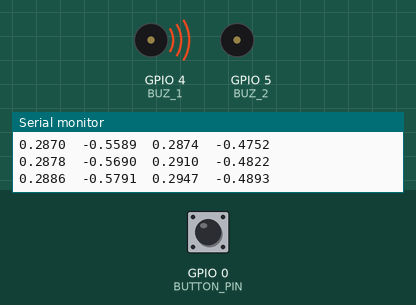
The sketch below on a simulated ESP32-S3. Shown: buzzer (waves = sounding, pin HIGH), the last lines printed to the serial monitor. The test bench sets the inputs (shaded band); at power-on: GPIO 0 (BUTTON_PIN) HIGH. Random numbers use the default seed unless the sketch sets one.

Above: at 2.14 s.
2.5 s: GPIO 0 (BUTTON_PIN) pulled LOW for 0.15 s
5.6 s: GPIO 0 (BUTTON_PIN) pulled LOW for 3.2 s
At 6.67 s:
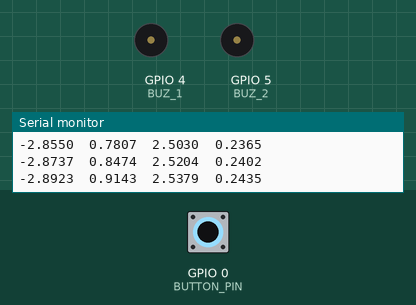
At 9.74 s:
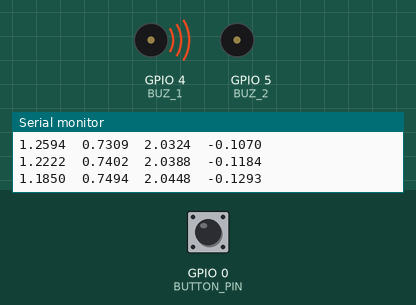
10.3 s: GPIO 0 (BUTTON_PIN) pulled LOW for 1 s
Timing chart, 0 to 19.3 s (numbered marks = the images above; inputs shaded):
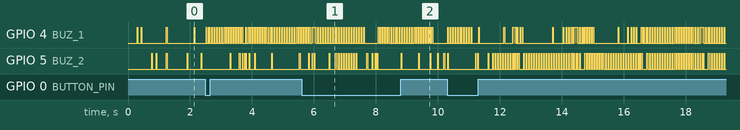

The sketch:

homeostat_dual_active_v1_0.ino
```cpp
/*
 * PROJECT: Homeostat -- Dual Active Buzzer
 * VERSION: v1.0.0
 * DEVICE:  ESP32-S3 Supermini
 *
 * Full four-node coupled ODE running locally. No ESP-NOW, no LEDs.
 * Two active buzzers track x[0] and x[1] via pulse rate.
 * Near zero: slow clicks. Agitated: rapid clicking. S2: double click.
 *
 * WIRING:
 *   GPIO 0  -> Boot button (other end to GND)
 *   GPIO 4  -> Active buzzer 1 S pin (x[0])
 *   GPIO 5  -> Active buzzer 2 S pin (x[1])
 *   3.3V    -> both buzzer + pins
 *   GND     -> both buzzer - pins
 */

#define VERSION "v1.0.0"

#define BUTTON_PIN  0
#define BUZ_1       4   // x[0]
#define BUZ_2       5   // x[1]

const int   N                      = 4;
const float BOUND                  = 1.0f;
const float DT                     = 0.06f;
const float K_MAX                  = 0.25f;
const float DIAGONAL_DAMPING       = 0.08f;
const float PERTURB_MIN            = 3.0f;
const float PERTURB_MAX            = 6.0f;

// Pulse rate range -- ms between clicks
// calm (norm~0): PULSE_SLOW ms apart
// agitated (norm~1): PULSE_FAST ms apart
const unsigned long PULSE_SLOW     = 1200;
const unsigned long PULSE_FAST     = 80;
const unsigned long PULSE_ON_MS    = 8;    // click duration

const unsigned long LOOP_MS            = 20;   // tighter loop for click timing
const unsigned long BUTTON_DEBOUNCE_MS = 400;
const unsigned long MIN_RECONFIG_MS    = 2000;

float x[N];
float k[N][N];
unsigned long lastReconfig[N] = {0};
unsigned long lastButton      = 0;

// per-buzzer pulse state
unsigned long lastPulse[2]  = {0, 0};
bool          buzState[2]   = {false, false};
unsigned long buzOnUntil[2] = {0, 0};
bool          s2Flag[2]     = {false, false};

float rf(float lo, float hi) {
  return lo + ((float)random(10000) / 10000.0f) * (hi - lo);
}

void randomiseK(int i) {
  for (int j = 0; j < N; j++)
    k[i][j] = (i == j) ? rf(-DIAGONAL_DAMPING, -DIAGONAL_DAMPING * 0.1f) : rf(-K_MAX, K_MAX);
}

void stepSimulation() {
  float nx[N];
  for (int i = 0; i < N; i++) {
    float dx = 0;
    for (int j = 0; j < N; j++) dx += k[i][j] * x[j];
    nx[i] = constrain(x[i] + dx * DT, -BOUND * 3.0f, BOUND * 3.0f);
  }
  for (int i = 0; i < N; i++) x[i] = nx[i];

  unsigned long now = millis();
  for (int i = 0; i < N; i++) {
    if (fabsf(x[i]) > BOUND && now - lastReconfig[i] > MIN_RECONFIG_MS) {
      randomiseK(i);
      lastReconfig[i] = now;
      if (i < 2) s2Flag[i] = true;  // flag double-click on S2
      Serial.print("[S2] unit "); Serial.println(i);
    }
  }
}

void updateBuzzers() {
  unsigned long now = millis();
  const int buzPins[2] = {BUZ_1, BUZ_2};

  for (int b = 0; b < 2; b++) {
    // turn off if click duration elapsed
    if (buzState[b] && now >= buzOnUntil[b]) {
      digitalWrite(buzPins[b], LOW);
      buzState[b] = false;
    }

    if (!buzState[b]) {
      float norm = constrain(fabsf(x[b]) / BOUND, 0.0f, 1.0f);
      // map norm to interval -- high norm = short interval
      unsigned long interval = (unsigned long)(PULSE_SLOW - norm * (PULSE_SLOW - PULSE_FAST));

      if (now - lastPulse[b] >= interval) {
        // S2 double-click: two rapid clicks
        if (s2Flag[b]) {
          digitalWrite(buzPins[b], HIGH); delay(12);
          digitalWrite(buzPins[b], LOW);  delay(60);
          digitalWrite(buzPins[b], HIGH); delay(12);
          digitalWrite(buzPins[b], LOW);
          s2Flag[b] = false;
          lastPulse[b] = now;
        } else {
          digitalWrite(buzPins[b], HIGH);
          buzState[b]   = true;
          buzOnUntil[b] = now + PULSE_ON_MS;
          lastPulse[b]  = now;
        }
      }
    }
  }
}

void checkButton() {
  if (digitalRead(BUTTON_PIN) == LOW) {
    unsigned long now = millis();
    if (now - lastButton > BUTTON_DEBOUNCE_MS) {
      float sign = (random(2) == 0) ? 1.0f : -1.0f;
      x[0] += sign * rf(PERTURB_MIN, PERTURB_MAX);
      lastButton = now;
      Serial.print("[knock] x[0]: "); Serial.println(x[0], 3);
    }
  }
}

void setup() {
  Serial.begin(115200);
  delay(300);
  Serial.print("=== HOMEOSTAT DUAL ACTIVE BUZZER "); Serial.print(VERSION); Serial.println(" ===");

  randomSeed(esp_random());
  pinMode(BUTTON_PIN, INPUT_PULLUP);
  pinMode(BUZ_1, OUTPUT); digitalWrite(BUZ_1, LOW);
  pinMode(BUZ_2, OUTPUT); digitalWrite(BUZ_2, LOW);

  for (int i = 0; i < N; i++) randomiseK(i);

  // non-zero seed
  x[0] =  0.30f;
  x[1] = -0.20f;
  x[2] =  0.15f;
  x[3] = -0.25f;

  // boot confirm -- two clicks each
  for (int b = 0; b < 2; b++) {
    const int p = (b == 0) ? BUZ_1 : BUZ_2;
    for (int i = 0; i < 2; i++) {
      digitalWrite(p, HIGH); delay(15);
      digitalWrite(p, LOW);  delay(120);
    }
    delay(200);
  }
  Serial.println("[init] ready");
}

void loop() {
  checkButton();
  stepSimulation();
  updateBuzzers();

  for (int i = 0; i < N; i++) {
    Serial.print(x[i], 4);
    if (i < N-1) Serial.print("\t");
  }
  Serial.println();

  delay(LOOP_MS);
}

/*
 * TUNING:
 *   PULSE_SLOW  -- click interval at rest (ms)
 *   PULSE_FAST  -- click interval fully agitated (ms)
 *   PULSE_ON_MS -- click duration (ms)
 *   K_MAX       -- coupling strength
 *   BOUND       -- viable range before S2 fires
 *
 * VERSION HISTORY:
 *   v1.0.0 -- dual active buzzer, pulse rate tracks x[0] and x[1]
 */
```
